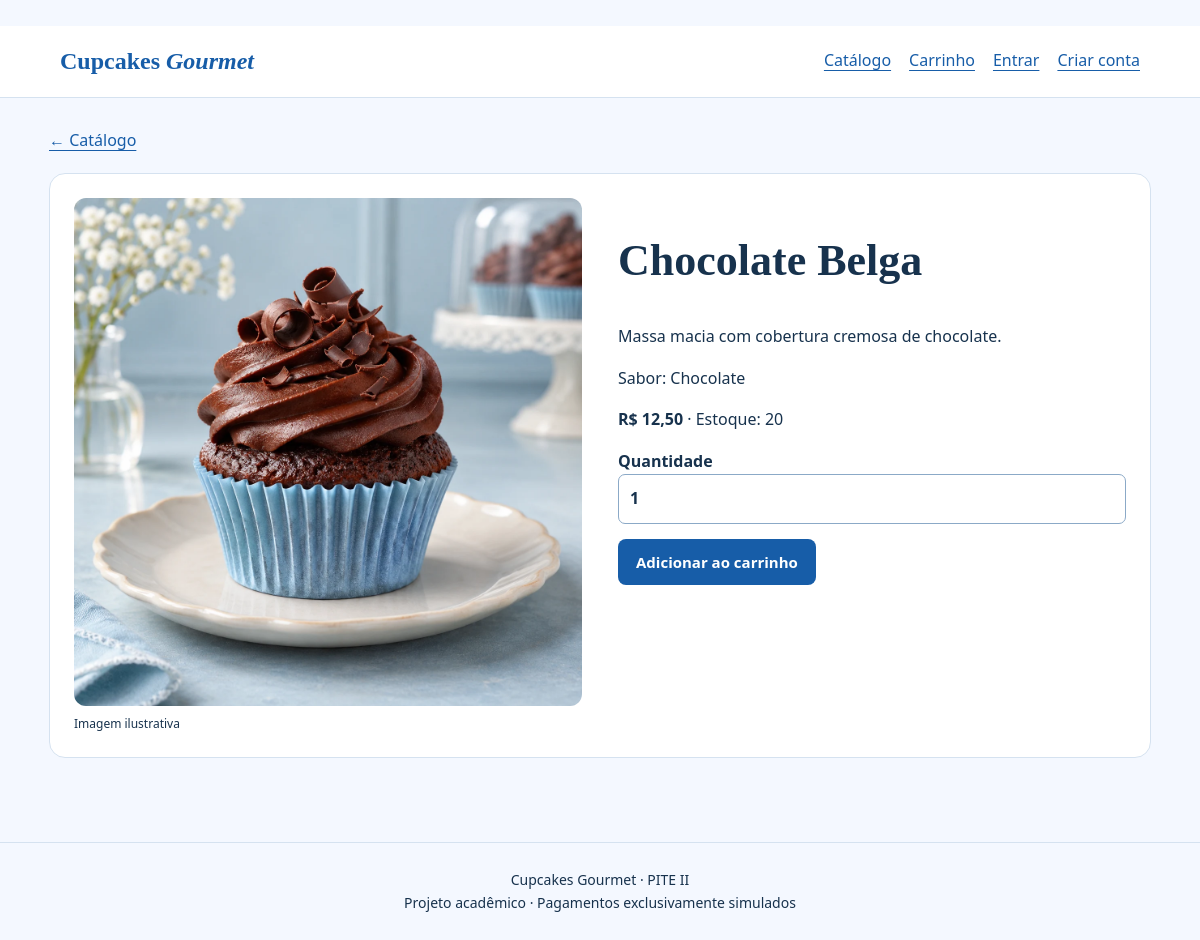
Screenshot of /produto/1 with the database file from the repository.
### tables this page shows
CREATE TABLE produtos (
    id INTEGER PRIMARY KEY,
    nome TEXT NOT NULL,
    descricao TEXT,
    sabor TEXT,
    preco_centavos INTEGER NOT NULL CHECK (preco_centavos >= 0),
    estoque INTEGER NOT NULL DEFAULT 0 CHECK (estoque >= 0),
    ativo INTEGER NOT NULL DEFAULT 1 CHECK (ativo IN (0, 1))
);

### app.py (the view)
    @app.route('/produto/<int:pid>')
    def product(pid):
        p = db().execute('SELECT * FROM produtos WHERE id=? AND ativo=1', (pid,)).fetchone()
        if not p:
            abort(404)
        return render_template('product.html', p=p)

### templates/product.html (shortened to what this page needs)
﻿{% extends 'base.html' %}
{% block content %}
<a href="{{ url_for('catalog') }}">← Catálogo</a>
<article class="panel product-detail">
  <figure class="product-visual">
    <img class="product-image" src="{{ url_for('static', filename=p.sabor|product_image) }}" alt="Imagem ilustrativa de {{ p.nome }}" width="1254" height="1254">
    <figcaption>Imagem ilustrativa</figcaption>
  </figure>
  <div>
    <h1>{{ p.nome }}</h1>
    <p>{{ p.descricao }}</p>
    <p>Sabor: {{ p.sabor }}</p>
    <p><strong>{{ p.preco_centavos|money }}</strong> · Estoque: {{ p.estoque }}</p>
    {% if p.estoque %}
    <form action="{{ url_for('cart') }}" method="post">
      <label>Quantidade<input name="quantidade" type="number" min="1" max="{{ p.estoque }}" value="1" required></label>
      <button name="acao" value="adicionar">Adicionar ao carrinho</button>
    </form>
    {% else %}<p>Esgotado</p>{% endif %}
  </div>
</article>
{% endblock %}

### static/style.css (style rules this page uses)
:root { --ink:#17324d;--blue:#175da8;--background:#f4f8ff;--line:#d5e2f0 }
* { box-sizing:border-box }
body { margin:0;background:var(--background);color:var(--ink);font:16px/1.6 system-ui,sans-serif }
a { color:var(--blue);text-underline-offset:4px }
h1,h2,h3 { font-family:Georgia,serif;line-height:1.2 }
h1 { font-size:clamp(30px,5vw,52px) }
.card,.panel { background:white;border:1px solid var(--line);border-radius:16px;padding:24px;margin-bottom:20px }
label { display:block;font-weight:600;margin:15px 0 }
input,textarea,select { font:inherit;display:block;width:100%;padding:11px;border:1px solid #8ba9c7;border-radius:7px;background:white;color:var(--ink) }
button,.button { display:inline-block;border:0;border-radius:8px;padding:12px 18px;background:var(--blue);color:white;font:600 15px/1.5 system-ui;cursor:pointer;text-decoration:none }
.hero-visual figcaption,.product-visual figcaption { font-size:12px;color:var(--ink);margin-top:8px }
.product-image { display:block;width:100%;height:auto;aspect-ratio:1;object-fit:cover;border-radius:12px }
.product-detail { display:grid;grid-template-columns:1fr 1fr;gap:36px;align-items:start;margin-top:20px }
.product-detail h1 { font-size:clamp(30px,4vw,44px);overflow-wrap:anywhere }
.product-visual { margin:0;min-width:0 }

### rows the page displays
produtos: nome "Chocolate Belga", descricao "Massa macia com cobertura cremosa de chocolate.", sabor "Chocolate", preco_centavos "R$ 12,50", estoque "20"
